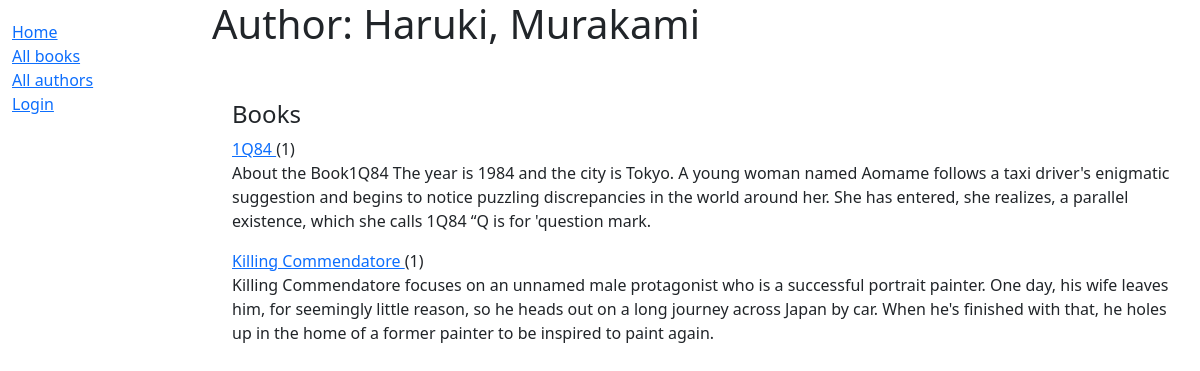
The app's page /catalog/author/1 with its own data.
### catalog/models.py (models this page shows, shortened)
class Book(models.Model):
    title = models.CharField(max_length=200)
    author = models.ForeignKey('Author', on_delete=models.SET_NULL, null=True)
    summary = models.TextField(
        max_length=1000, help_text="Enter a brief description of the book")
    isbn = models.CharField('ISBN', max_length=13,
                            unique=True,
                            help_text='13 Character <a href="https://www.isbn-international.org/content/what-isbn'
                                      '">ISBN number</a>')
    genre = models.ManyToManyField(
        Genre, help_text="Select a genre for this book")
    language = models.ForeignKey(
        'Language', on_delete=models.SET_NULL, null=True)
    class Meta:
        ordering = ['title', 'author']
    def display_genre(self):
        """Creates a string for the Genre. This is required to display genre in Admin."""
        return ', '.join([genre.name for genre in self.genre.all()[:3]])
    display_genre.short_description = 'Genre'
    def get_absolute_url(self):
        return reverse('book-detail', args=[str(self.id)])

### catalog/views.py (the view)
# urls.py: path('author/<int:pk>', views.AuthorDetailView.as_view(), name='author-detail'),
class AuthorDetailView(generic.DetailView):
    model = Author

### catalog/models.py (called while the page is built)
    def __str__(self):
        return '{0}, {1}'.format(self.last_name, self.first_name)

### catalog/templates/catalog/author_detail.html (shortened to what this page needs)
{% extends "base_generic.html" %}
{% block content %}
	<h1>Author: {{author}}</h1>
	<br>
	<div style="margin-left: 20px; margin-top: 20px;">
		<h4>Books</h4>
		{% for book in author.book_set.all %}
			<a href="{{book.get_absolute_url}}"> {{ book.title }} </a> ({{book.bookinstance_set.count}})
			<p> {{ book.summary }}</p>
		{% endfor %}
	</div>
{% endblock %}

### records on screen
Book: title "1Q84", bookinstance_set.count "1", summary "About the Book1Q84 The year is 1984 and the city is Tokyo. A young woman named Aomame follows a taxi driver's enigmatic suggestion and begins to notice puzzling discrepancies in the world around her. She has entered, she realizes, a parallel existence, which she calls 1Q84 “Q is for 'question mark."
Book: title "Killing Commendatore", bookinstance_set.count "1", summary "Killing Commendatore focuses on an unnamed male protagonist who is a successful portrait painter. One day, his wife leaves him, for seemingly little reason, so he heads out on a long journey across Japan by car. When he's finished with that, he holes up in the home of a former painter to be inspired to paint again."
